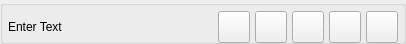
<?xml version="1.0" encoding="UTF-8"?>
<ui version="4.0">
 <class>InputAllWidget</class>
 <widget class="QWidget" name="InputAllWidget">
  <property name="geometry">
   <rect>
    <x>0</x>
    <y>0</y>
    <width>406</width>
    <height>44</height>
   </rect>
  </property>
  <property name="sizePolicy">
   <sizepolicy hsizetype="Expanding" vsizetype="Fixed">
    <horstretch>0</horstretch>
    <verstretch>0</verstretch>
   </sizepolicy>
  </property>
  <property name="minimumSize">
   <size>
    <width>0</width>
    <height>44</height>
   </size>
  </property>
  <property name="maximumSize">
   <size>
    <width>16777215</width>
    <height>44</height>
   </size>
  </property>
  <property name="windowTitle">
   <string>Form</string>
  </property>
  <property name="styleSheet">
   <string notr="true"/>
  </property>
  <layout class="QGridLayout" name="gridLayout_2">
   <property name="leftMargin">
    <number>0</number>
   </property>
   <property name="topMargin">
    <number>0</number>
   </property>
   <property name="rightMargin">
    <number>0</number>
   </property>
   <property name="bottomMargin">
    <number>0</number>
   </property>
   <property name="spacing">
    <number>0</number>
   </property>
   <item row="0" column="0">
    <widget class="QGroupBox" name="m_MainGroupBox">
     <property name="sizePolicy">
      <sizepolicy hsizetype="Expanding" vsizetype="Fixed">
       <horstretch>0</horstretch>
       <verstretch>0</verstretch>
      </sizepolicy>
     </property>
     <property name="minimumSize">
      <size>
       <width>0</width>
       <height>44</height>
      </size>
     </property>
     <property name="maximumSize">
      <size>
       <width>16777215</width>
       <height>44</height>
      </size>
     </property>
     <layout class="QHBoxLayout" name="horizontalLayout">
      <property name="spacing">
       <number>5</number>
      </property>
      <property name="leftMargin">
       <number>5</number>
      </property>
      <property name="topMargin">
       <number>5</number>
      </property>
      <property name="rightMargin">
       <number>5</number>
      </property>
      <property name="bottomMargin">
       <number>5</number>
      </property>
      <item>
       <widget class="VxLabel" name="m_TextAllButton">
        <property name="sizePolicy">
         <sizepolicy hsizetype="Preferred" vsizetype="Fixed">
          <horstretch>0</horstretch>
          <verstretch>0</verstretch>
         </sizepolicy>
        </property>
        <property name="minimumSize">
         <size>
          <width>0</width>
          <height>32</height>
         </size>
        </property>
        <property name="maximumSize">
         <size>
          <width>16777215</width>
          <height>32</height>
         </size>
        </property>
        <property name="text">
         <string>Enter Text</string>
        </property>
       </widget>
      </item>
      <item>
       <widget class="VxPushButton" name="m_SelectFaceAllButton">
        <property name="sizePolicy">
         <sizepolicy hsizetype="Fixed" vsizetype="Fixed">
          <horstretch>0</horstretch>
          <verstretch>0</verstretch>
         </sizepolicy>
        </property>
        <property name="minimumSize">
         <size>
          <width>32</width>
          <height>32</height>
         </size>
        </property>
        <property name="maximumSize">
         <size>
          <width>32</width>
          <height>32</height>
         </size>
        </property>
        <property name="text">
         <string notr="true"/>
        </property>
        <property name="iconSize">
         <size>
          <width>32</width>
          <height>32</height>
         </size>
        </property>
       </widget>
      </item>
      <item>
       <widget class="VxPushButton" name="m_CameraAllButton">
        <property name="sizePolicy">
         <sizepolicy hsizetype="Fixed" vsizetype="Fixed">
          <horstretch>0</horstretch>
          <verstretch>0</verstretch>
         </sizepolicy>
        </property>
        <property name="minimumSize">
         <size>
          <width>32</width>
          <height>32</height>
         </size>
        </property>
        <property name="maximumSize">
         <size>
          <width>32</width>
          <height>32</height>
         </size>
        </property>
        <property name="text">
         <string notr="true"/>
        </property>
        <property name="iconSize">
         <size>
          <width>32</width>
          <height>32</height>
         </size>
        </property>
       </widget>
      </item>
      <item>
       <widget class="VxPushButton" name="m_GalleryAllButton">
        <property name="sizePolicy">
         <sizepolicy hsizetype="Fixed" vsizetype="Fixed">
          <horstretch>0</horstretch>
          <verstretch>0</verstretch>
         </sizepolicy>
        </property>
        <property name="minimumSize">
         <size>
          <width>32</width>
          <height>32</height>
         </size>
        </property>
        <property name="maximumSize">
         <size>
          <width>32</width>
          <height>32</height>
         </size>
        </property>
        <property name="text">
         <string notr="true"/>
        </property>
        <property name="iconSize">
         <size>
          <width>32</width>
          <height>32</height>
         </size>
        </property>
       </widget>
      </item>
      <item>
       <widget class="VxPushButton" name="m_VideoAllButton">
        <property name="sizePolicy">
         <sizepolicy hsizetype="Fixed" vsizetype="Fixed">
          <horstretch>0</horstretch>
          <verstretch>0</verstretch>
         </sizepolicy>
        </property>
        <property name="minimumSize">
         <size>
          <width>32</width>
          <height>32</height>
         </size>
        </property>
        <property name="maximumSize">
         <size>
          <width>32</width>
          <height>32</height>
         </size>
        </property>
        <property name="text">
         <string notr="true"/>
        </property>
        <property name="iconSize">
         <size>
          <width>32</width>
          <height>32</height>
         </size>
        </property>
       </widget>
      </item>
      <item>
       <widget class="VxPushButton" name="m_MicAllButton">
        <property name="sizePolicy">
         <sizepolicy hsizetype="Fixed" vsizetype="Fixed">
          <horstretch>0</horstretch>
          <verstretch>0</verstretch>
         </sizepolicy>
        </property>
        <property name="minimumSize">
         <size>
          <width>32</width>
          <height>32</height>
         </size>
        </property>
        <property name="maximumSize">
         <size>
          <width>32</width>
          <height>32</height>
         </size>
        </property>
        <property name="text">
         <string notr="true"/>
        </property>
        <property name="iconSize">
         <size>
          <width>32</width>
          <height>32</height>
         </size>
        </property>
       </widget>
      </item>
     </layout>
    </widget>
   </item>
  </layout>
 </widget>
 <customwidgets>
  <customwidget>
   <class>VxPushButton</class>
   <extends>QPushButton</extends>
   <header>VxPushButton.h</header>
  </customwidget>
  <customwidget>
   <class>VxLabel</class>
   <extends>QLabel</extends>
   <header>VxLabel.h</header>
  </customwidget>
 </customwidgets>
 <resources/>
 <connections/>
</ui>
